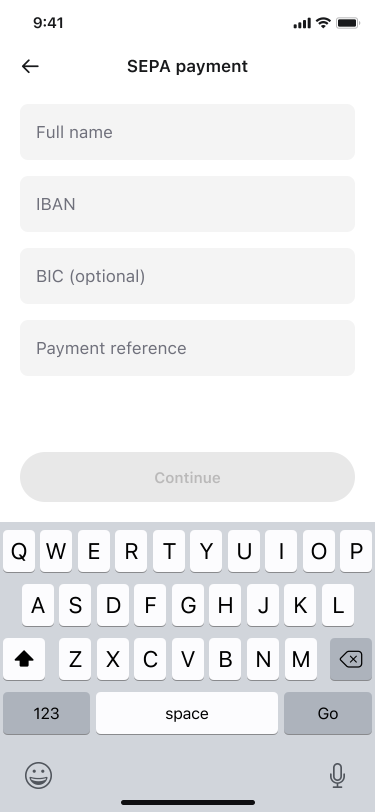
#> input picture scripts/yetlo-sepa/1.png, 750 x 1624 px (shown at 1/2 size); its folder holds 4 pictures in this run
$ python render-yetlo-sepa.py
#> lines starting #> are read from the running program, lines starting #| are printed output that depends on the picture
# Renders the Yetlo SEPA payment flow (public/assets/yetlo/sepa-flow.webm + poster)
# from the seven screens in scripts/yetlo-sepa/ (750px wide exports):
#   1 empty form  2 filled form  3 amount, empty  4 amount, 800 €
#   5 account sheet  6 confirm (taller, button pinned)  7 home with the toast
# Flow: the form fills in as if typed, Continue, 800 typed on the keypad, the
# account sheet opens and closes, Send, the Hold to confirm button is dragged
# across, the money goes and the home screen shows the toast. Then it loops.
# Run: python3 scripts/render-yetlo-sepa.py  (needs Pillow and ffmpeg)
import pathlib, subprocess, tempfile
import numpy as np
from PIL import Image, ImageDraw

ROOT = pathlib.Path(__file__).resolve().parent.parent
SRC = ROOT / 'scripts/yetlo-sepa'
OUT = ROOT / 'public/assets/yetlo'
W, H, FPS = 750, 1624, 30
FIELD_BG = (244, 244, 244)
ORANGE = (255, 123, 0)
F = {i: Image.open(SRC / f'{i}.png').convert('RGB') for i in range(1, 8)}
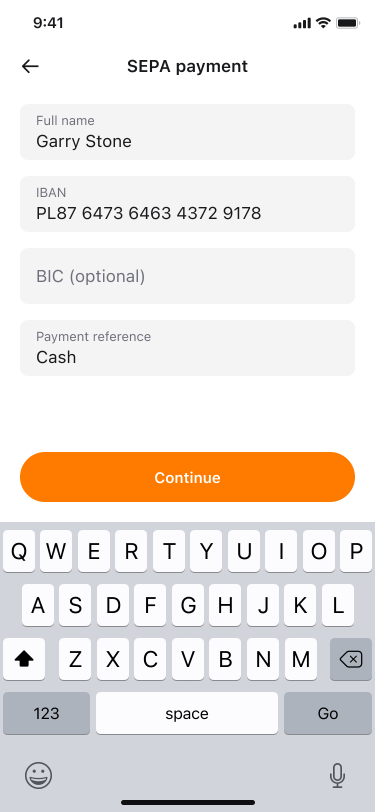
#> input picture scripts/yetlo-sepa/2.png, 750 x 1624 px (shown at 1/2 size)
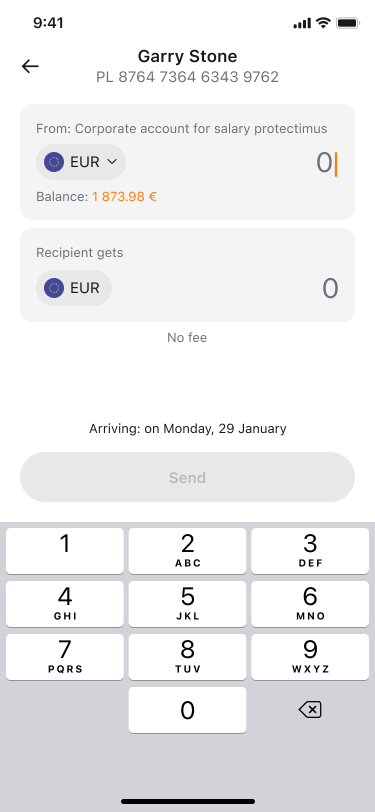
#> input picture scripts/yetlo-sepa/3.png, 750 x 1624 px (shown at 1/2 size)
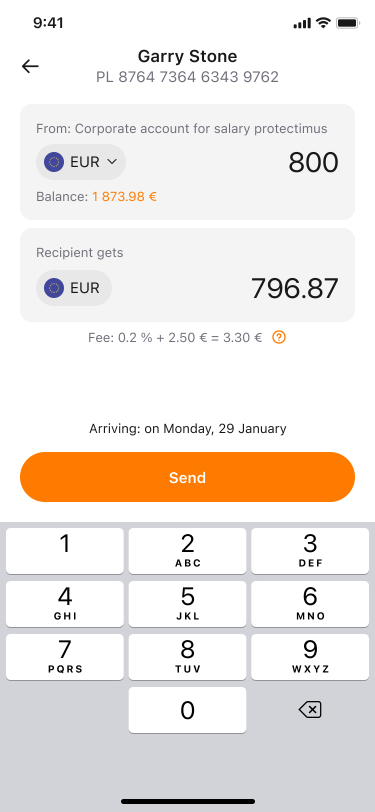
#> input picture scripts/yetlo-sepa/4.png, 750 x 1624 px (shown at 1/2 size)
#> (the run stopped early here; a loop or call above may not have finished)
